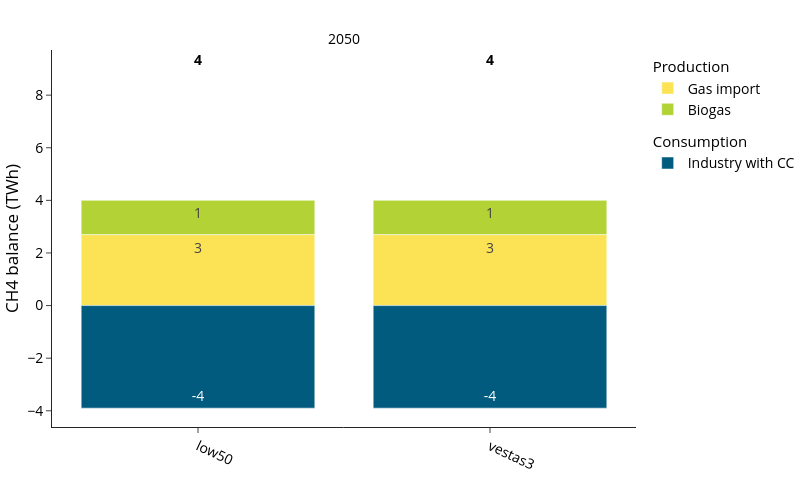

The notebook cell saved with this chart:
### Markdown cell above
### CH4 Balance

### Code cell
plot_config['chart_config'] = yaml_config['charts']['ch4_balance']

fig, df = plot_energy_balance(
    carrier="gas",
    balance_dict=balance_dict,
    config=plot_config,
    rename_function=rename_gas,
    save_dir=SDIR
)

fig.show()

### Figure 1 — Plotly figure (JSON) as saved in the notebook; plotly's stock layout.template omitted (floating-point values rounded to 4 significant figures)
{"data": [{"hovertemplate": "<b>%{fullData.name}</b><br>Scenario: %{x}<br>Value: %{y:.2f}<extra></extra>", "legendgroup": "Production", "legendgrouptitle": {"text": "Production"}, "marker": {"color": "#fce356", "pattern": {"shape": ""}}, "name": "Gas import", "orientation": "v", "showlegend": true, "text": [2.7, 2.7], "textangle": 0, "textposition": "inside", "texttemplate": "%{y:.0f}", "type": "bar", "x": ["low50", "vestas3"], "xaxis": "x", "y": [2.7, 2.7], "yaxis": "y"}, {"hovertemplate": "<b>%{fullData.name}</b><br>Scenario: %{x}<br>Value: %{y:.2f}<extra></extra>", "legendgroup": "Consumption", "legendgrouptitle": {"text": "Consumption"}, "marker": {"color": "#005b7f", "pattern": {"shape": ""}}, "name": "Industry with CC", "orientation": "v", "showlegend": true, "text": [-3.9, -3.9], "textangle": 0, "textposition": "inside", "texttemplate": "%{y:.0f}", "type": "bar", "x": ["low50", "vestas3"], "xaxis": "x", "y": [-3.9, -3.9], "yaxis": "y"}, {"hovertemplate": "<b>%{fullData.name}</b><br>Scenario: %{x}<br>Value: %{y:.2f}<extra></extra>", "legendgroup": "Production", "marker": {"color": "#b2d235", "pattern": {"shape": ""}}, "name": "Biogas", "orientation": "v", "showlegend": true, "text": [1.3, 1.3], "textangle": 0, "textposition": "inside", "texttemplate": "%{y:.0f}", "type": "bar", "x": ["low50", "vestas3"], "xaxis": "x", "y": [1.3, 1.3], "yaxis": "y"}, {"hoverinfo": "skip", "mode": "text", "showlegend": false, "text": ["4", "4"], "textfont": {"color": "black", "size": 14, "weight": "bold"}, "textposition": "top center", "type": "scatter", "x": ["low50", "vestas3"], "xaxis": "x", "y": [9.0, 9.0], "yaxis": "y"}, {"hoverinfo": "skip", "mode": "text", "showlegend": false, "text": ["", ""], "textfont": {"color": "black", "size": 14, "weight": "bold"}, "textposition": "bottom center", "type": "scatter", "x": ["low50", "vestas3"], "xaxis": "x", "y": [-1.1, -1.1], "yaxis": "y"}], "layout": {"annotations": [{"font": {}, "showarrow": false, "text": "2050", "x": 0.5, "xanchor": "center", "xref": "paper", "y": 1, "yanchor": "bottom", "yref": "paper"}], "barmode": "relative", "height": 500, "legend": {"title": {"text": ""}, "tracegroupgap": 10, "traceorder": "grouped"}, "width": 800, "xaxis": {"anchor": "y", "categoryarray": [], "categoryorder": "array", "domain": [0, 1], "tickangle": 25, "title": {"text": ""}}, "yaxis": {"anchor": "x", "domain": [0, 1], "title": {"text": "CH4 balance (TWh)"}}}}
